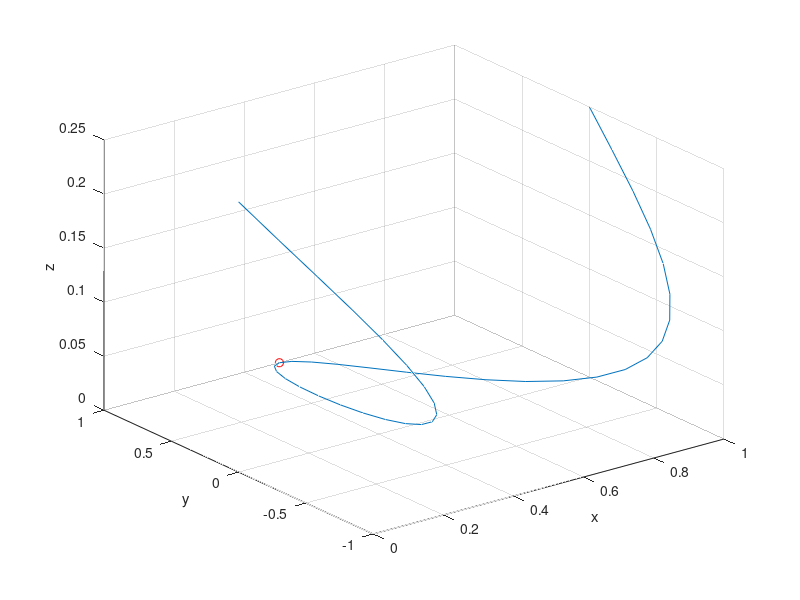

The MATLAB source for this figure:
t=linspace(0,1,41);
x=t;y=cos(3*pi*(t-0.5));z=(x-0.5).^2;
plot3(x,y,z);
grid('on');
xlabel('x'); ylabel('y'); zlabel('z');
hold('on');
plot3(0.5,1,0,'Marker','o','LineStyle','none','Color',[1 0 0]);